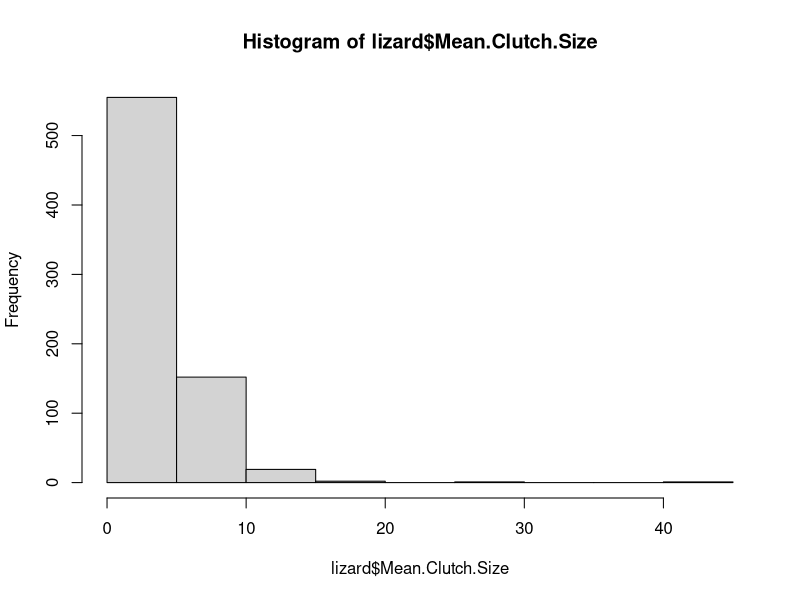

This figure's R source: (Note: this script raises an error after producing the figure.)
## ---- chunk 1
knitr::opts_chunk$set(echo = TRUE)
library(ggplot2)
## ---- chunk 2
#read in dataset
lizard <- read.csv("lizard.csv")

head(lizard)
dim(lizard)
tail(lizard) #oooh empty rows i hate that, let's delete
names(lizard)
str(lizard)

#ok first let's remove the empty rows at the end
lizard <- lizard[1:(nrow(lizard)-3), ]

#then let's look at NAs - lots!
colSums(is.na(lizard))

#let's look at what we do know, to try to choose a balanced design
table(lizard$Mode.of.reproduction) #lots, but not balanced
table(lizard$Foraging.Mode) #well balanced!
table(lizard$Distribution) #also well balanced!
table(lizard$Prefered.Habitat.Type) #not well balanced at all, beware
summary(lizard$Mean.Clutch.Size) #huh. probably a few high outliers. only 4 NAs
table(lizard$Clutch.Frequency) #weird low outliers, probably. i bet this might match with eggs v living. plot it!
## ---- chunk 3
hist(lizard$Mean.Clutch.Size)
hist(lizard$Clutch.Frequency)
hist(lizard$Mean.F.SVL.adults..mm.)

#to see relationship of repro mode and clutch size. not as obvious as i thought
ggplot(lizard, aes(x = Mode.of.reproduction,
                   y = Mean.Clutch.Size,
                   fill = Mode.of.reproduction)) + geom_boxplot()
